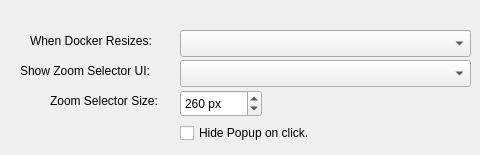
     <widget class="QWidget" name="tab_general">
      <attribute name="title">
       <string>Behavior</string>
      </attribute>
      <widget class="QComboBox" name="dockerResizeOptionsComboBox">
       <property name="enabled">
        <bool>true</bool>
       </property>
       <property name="geometry">
        <rect>
         <x>180</x>
         <y>30</y>
         <width>291</width>
         <height>27</height>
        </rect>
       </property>
      </widget>
      <widget class="QComboBox" name="zoomSelectorOptionComboBox">
       <property name="geometry">
        <rect>
         <x>180</x>
         <y>60</y>
         <width>291</width>
         <height>27</height>
        </rect>
       </property>
      </widget>
      <widget class="QLabel" name="label_3">
       <property name="geometry">
        <rect>
         <x>30</x>
         <y>30</y>
         <width>151</width>
         <height>21</height>
        </rect>
       </property>
       <property name="text">
        <string>When Docker Resizes:</string>
       </property>
      </widget>
      <widget class="QLabel" name="label_5">
       <property name="geometry">
        <rect>
         <x>20</x>
         <y>60</y>
         <width>161</width>
         <height>21</height>
        </rect>
       </property>
       <property name="text">
        <string>Show Zoom Selector UI:</string>
       </property>
      </widget>
      <widget class="QLabel" name="label_11">
       <property name="geometry">
        <rect>
         <x>50</x>
         <y>90</y>
         <width>131</width>
         <height>21</height>
        </rect>
       </property>
       <property name="text">
        <string>Zoom Selector Size:</string>
       </property>
       <property name="alignment">
        <set>Qt::AlignLeading|Qt::AlignLeft|Qt::AlignVCenter</set>
       </property>
      </widget>
      <widget class="QSpinBox" name="popupSize">
       <property name="geometry">
        <rect>
         <x>180</x>
         <y>90</y>
         <width>82</width>
         <height>27</height>
        </rect>
       </property>
       <property name="suffix">
        <string> px</string>
       </property>
       <property name="minimum">
        <number>100</number>
       </property>
       <property name="maximum">
        <number>1000</number>
       </property>
       <property name="singleStep">
        <number>10</number>
       </property>
       <property name="value">
        <number>260</number>
       </property>
      </widget>
      <widget class="QCheckBox" name="hidePopupOnClickCheck">
       <property name="geometry">
        <rect>
         <x>180</x>
         <y>120</y>
         <width>161</width>
         <height>26</height>
        </rect>
       </property>
       <property name="text">
        <string>Hide Popup on click.</string>
       </property>
      </widget>
     </widget>
